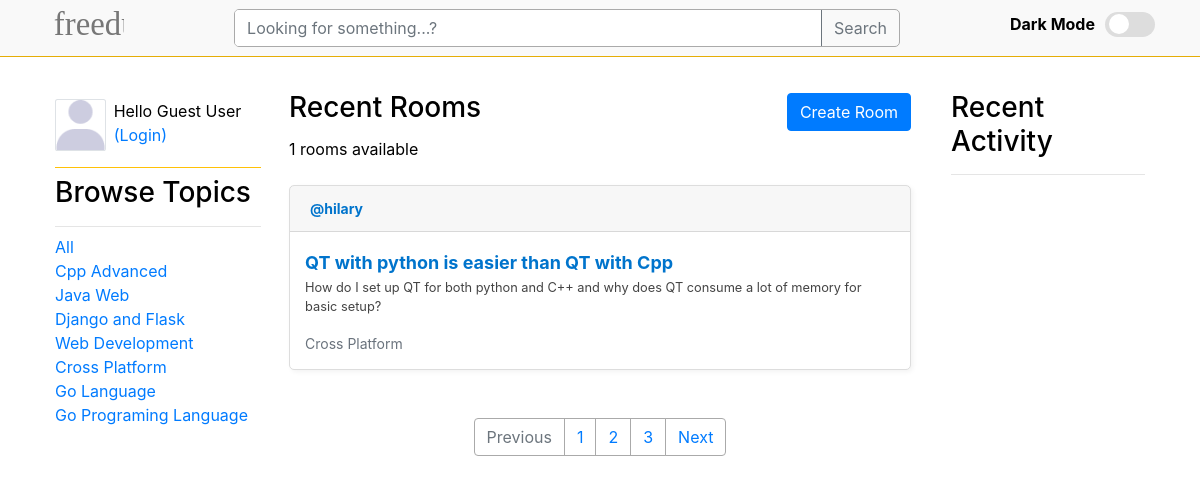
/?q=Python, run on an earlier commit of the app's database.
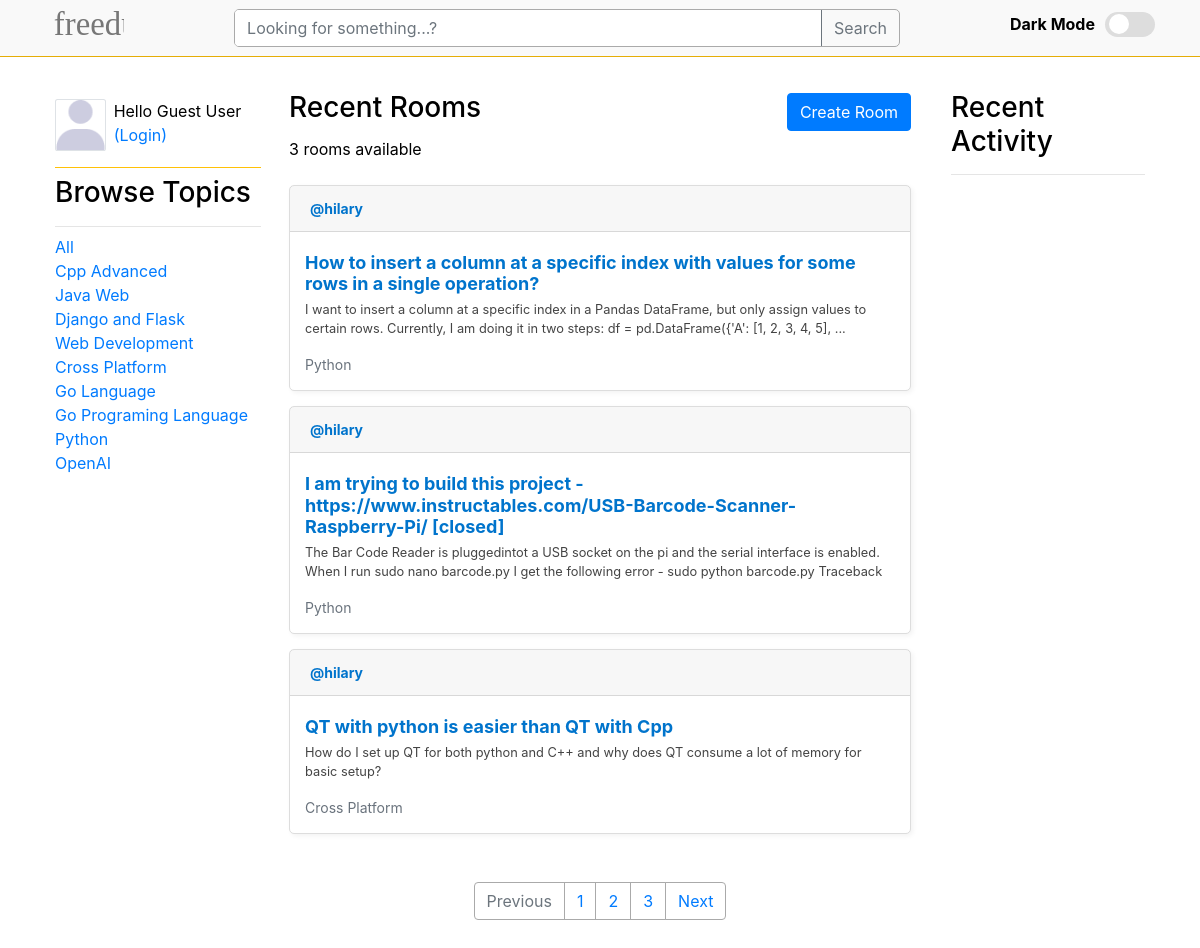
And on a later commit of the database.
### base/models.py (models this page shows, shortened)
class Topic(models.Model):
    name = models.CharField(max_length=200)

class Room(models.Model):
    host = models.ForeignKey(User, on_delete=models.SET_NULL, null=True)
    topic = models.ForeignKey(Topic, on_delete=models.SET_NULL, null=True)
    name = models.CharField(max_length=200)
    description = models.TextField(null=True, blank=True)
    participants = models.ManyToManyField(
        User, related_name='participants', blank=True)
    updated = models.DateTimeField(auto_now=True)
    created = models.DateTimeField(auto_now_add=True)
    class Meta:
        ordering = ['-updated', '-created']

### base/views.py (the view)
# urls.py: path('', views.home, name='home'),
def home(request):
    q = request.GET.get('q') if request.GET.get('q') != None else ''
    rooms = Room.objects.filter(
        Q(topic__name__icontains=q) | Q(
            name__icontains=q) | Q(description__icontains=q)
    )
    topics = Topic.objects.all()
    room_count = rooms.count()
    room_messages = Message.objects.filter(Q(room__topic__name__icontains=q))
    context = {
        'rooms': rooms,
        'topics': topics,
        'room_count': room_count,
        'room_messages': room_messages,
    }
    return render(request, 'base/home.html', context)

### base/templates/base/home.html (shortened to what this page needs)
{% extends "main.html" %} {% block content %} {% load static %}
<div class="home-container container pt-4">
    <div>
        <div style="position: fixed" class="d-flex flex-column">
            <div class="d-flex my-2" style="">
                <div
                    class="border boder-1 mr-2"
                    style="
                        width: 70px;
                        overflow: hidden;
                        object-fit: contain;
                        border-radius: 5%;
                    "
                >
                    <img
                        src="{% static 'img/profile.png' %}"
                        alt=""
                        style="width: 100% !important"
                        srcset=""
                        class=""
                    />
                </div>
                <div class="container px-0">
                    {% if request.user.is_authenticated %}
                    <div class="d-flex flex-column">
                        <p class="m-0">Hello {{ request.user }}</p>
                        <a href="{% url 'logout' %}" class="text-danger"
                            >(Logout)</a
                        >
                    </div>
                    {% else %}
                    <div class="d-flex flex-column">
                        <p class="m-0">Hello Guest User</p>
                        <a href="{% url 'login' %}">(Login)</a>
                    </div>
                    {% endif %}
                </div>
            </div>
            <div class="bg-warning my-2" style="width: 100%; height: 1px"></div>
            {% include "base/topics_component.html" %}
        </div>
    </div>
    <div class="">
        <div
            class="d-flex mb-1"
            style="justify-content: space-between; align-items: center"
        >
            <h3>Recent Rooms</h3>
            <a href="{% url 'create-room' %}"
                ><button class="btn btn-primary">Create Room</button></a
            >
        </div>
        <p class="mb-4">{{room_count}} rooms available</p>
        {% include "base/feed_component.html" %}
        <nav aria-label="Page navigation example" class="my-5">
            <ul class="pagination justify-content-center">
                <li class="page-item disabled">
                    <a class="page-link">Previous</a>
                </li>
                <li class="page-item"><a class="page-link" href="#">1</a></li>
                <li class="page-item"><a class="page-link" href="#">2</a></li>
                <li class="page-item"><a class="page-link" href="#">3</a></li>
                <li class="page-item">
                    <a class="page-link" href="#">Next</a>
                </li>
            </ul>
        </nav>
    </div>
    <div>{% include "base/activity_component.html" %}</div>
</div>
{% endblock content %}

### base/templates/base/topics_component.html
<h3>Browse Topics</h3>
<div class="my-2" style="width: 100%; height: 1px; background-color: rgba(0, 0, 0, .1);"></div>
<div>
    <a href="{% url "home" %}">All</a>
</div>
{% for topic in topics %}
    <div>
        <a href="{% url "home" %}?q={{topic.name}}">{{topic.name}}</a>
    </div>
{% endfor %}

### base/templates/base/feed_component.html (shortened to what this page needs)
{% for room in rooms%}
<div class="feed-item">
    <div class="feed-header card-header m-0">
        <a href="{% url 'user-profile' room.host.id %}" class="author"
            >@{{ room.host.username }}</a
        >
    </div>
    <div class="feed-item-body">
        <h5 class="feed-title">
            <a href="{% url 'room' room.id %}" class="room-link">{{ room.name }}</a>
        </h5>
        <p class="description">{{room.description}}</p>
        <small class="topic">{{ room.topic.name }}</small>
    </div>
</div>
{% endfor %}

What changed in the data, as far as the page shows it:
added Topic: name "Python"
added Topic: name "OpenAI"
added Room: host.username "hilary", name "How to insert a column at a specific index with values for some rows in a single operation?", description "I want to insert a column at a specific index in a Pandas DataFrame, but only assign values to certain rows. Currently, I am doing it in two steps: df = pd.DataFrame({'A': [1, 2, 3, 4, 5], ...", topic.name "Python"
added Room: host.username "hilary", name "I am trying to build this project - https://www.instructables.com/USB-Barcode-Scanner-Raspberry-Pi/ [closed]", description "The Bar Code Reader is pluggedintot a USB socket on the pi and the serial interface is enabled. When I run sudo nano barcode.py I get the following error - sudo python barcode.py Traceback", topic.name "Python"
Also different on the page:
{{ room_count }}: "1" → "3"
